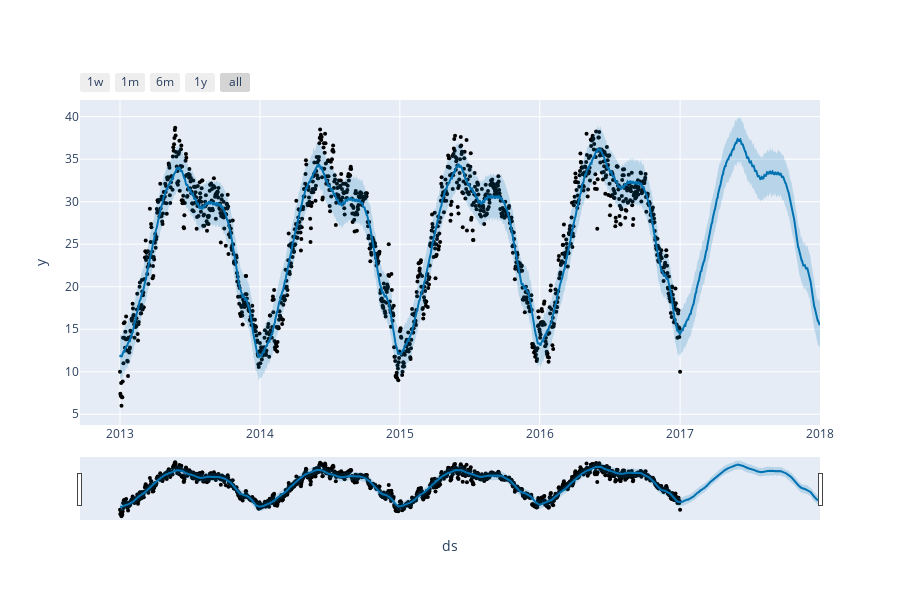

Here is the notebook cell this chart was saved with:
### Code cell
from prophet import Prophet
from prophet.plot import plot_plotly, plot_components_plotly

# call the model
model = Prophet()
model.fit(df)
forecast = model.make_future_dataframe(periods=365)
forecast = model.predict(forecast)
plot_plotly(model, forecast)

### Figure 1 — Plotly figure (JSON) as saved in the notebook; plotly's stock layout.template omitted (floating-point values rounded to 4 significant figures; data arrays with more than 128 entries replaced by an {"elided": "..."} marker saying what was removed)
{"data": [{"marker": {"color": "black", "size": 4}, "mode": "markers", "name": "Actual", "type": "scatter", "x": {"elided": "1462 str values"}, "y": {"elided": "1462 float values"}}, {"hoverinfo": "skip", "line": {"width": 0}, "mode": "lines", "type": "scatter", "x": {"elided": "1827 str values"}, "y": {"elided": "1827 float values"}}, {"fill": "tonexty", "fillcolor": "rgba(0, 114, 178, 0.2)", "line": {"color": "#0072B2", "width": 2}, "mode": "lines", "name": "Predicted", "type": "scatter", "x": {"elided": "1827 str values"}, "y": {"elided": "1827 float values"}}, {"fill": "tonexty", "fillcolor": "rgba(0, 114, 178, 0.2)", "hoverinfo": "skip", "line": {"width": 0}, "mode": "lines", "type": "scatter", "x": {"elided": "1827 str values"}, "y": {"elided": "1827 float values"}}], "layout": {"height": 600, "showlegend": false, "width": 900, "xaxis": {"rangeselector": {"buttons": [{"count": 7, "label": "1w", "step": "day", "stepmode": "backward"}, {"count": 1, "label": "1m", "step": "month", "stepmode": "backward"}, {"count": 6, "label": "6m", "step": "month", "stepmode": "backward"}, {"count": 1, "label": "1y", "step": "year", "stepmode": "backward"}, {"step": "all"}]}, "rangeslider": {"visible": true}, "title": {"text": "ds"}, "type": "date"}, "yaxis": {"title": {"text": "y"}}}}
